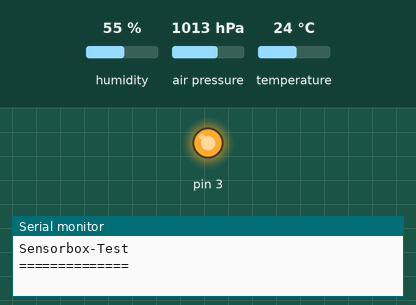
A sketch run on a simulated Arduino Uno, built with avr-gcc and run on an emulated ATmega328P. Parts: output pins drawn as LEDs (lit = HIGH), the last lines printed to the serial monitor. The inputs (shaded band) are chosen by the test bench; at power-on: humidity 55 %, air pressure 1013 hPa, temperature 24 °C.

Above: at 0.2 s.
At 30.5 s:
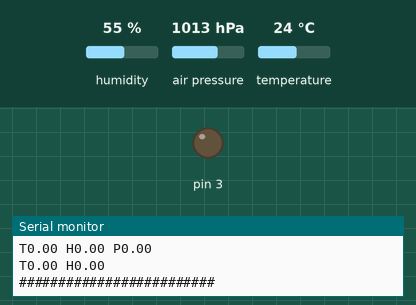
Timing chart, 0 to 78.7 s (numbered marks = the images above):
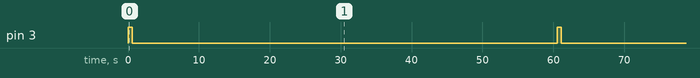

Measured:
- by itself, pin 3: alternates HIGH for 0.57 s and LOW for 60.0 s

The sketch:

finalskript.ino
```cpp
#include <Wire.h>
#include <Adafruit_Sensor.h>
#include <Adafruit_BME280.h> // https://github.com/adafruit/Adafruit_BME280_Library
#include "ClosedCube_HDC1080.h" // https://github.com/closedcube/ClosedCube_HDC1080_Arduino/

#define MEASURECOUNT 8
#define DELAY 10

Adafruit_BME280 bme_innen;
Adafruit_BME280 bme_aussen;

ClosedCube_HDC1080 hdc1080;

//BME
float temp_i[MEASURECOUNT];
float temp_a[MEASURECOUNT];

float hum_i[MEASURECOUNT];
float hum_a[MEASURECOUNT];

float pres_i[MEASURECOUNT];
float pres_a[MEASURECOUNT];

//HDC1080
float temp_hdc[MEASURECOUNT];
float hum_hdc[MEASURECOUNT];

//Mittelwert
float m_temp_i = 0.0;
float m_hum_i= 0.0;

float m_temp_a = 0.0;
float m_hum_a = 0.0;

float m_temp_hdc = 0.0;
float m_hum_hdc = 0.0;

float m_pres_i = 0.0;
float m_pres_a = 0.0;

//StdDev
float std_temp_i = 0.0;
float std_hum_i= 0.0;

float std_temp_a = 0.0;
float std_hum_a = 0.0;

float std_temp_hdc = 0.0;
float std_hum_hdc = 0.0;

float std_pres_i = 0.0;
float std_pres_a = 0.0;


int i = 0;

void setup() {
    Serial.begin(115200);
    while(!Serial);
    Serial.println("Sensorbox-Test");
    Serial.println("==============");

    unsigned status;
    bme_innen.begin(0x77);
    bme_aussen.begin(0x76);

    hdc1080.begin(0x40);

    Serial.println();
    pinMode(3,OUTPUT);
}

void loop() {
    delay(DELAY);
    digitalWrite(3, HIGH); // DEBUG
    temp_hdc[i] = (hdc1080.readTemperature());
    hum_hdc[i]  = (hdc1080.readHumidity());
    digitalWrite(3, LOW); // DEBUG
    temp_i[i] = (bme_innen.readTemperature());
    temp_a[i] = (bme_aussen.readTemperature());
    digitalWrite(3, HIGH); // DEBUG
    hum_i[i] = (bme_innen.readHumidity());
    hum_a[i] = (bme_aussen.readHumidity());
    digitalWrite(3, LOW); // DEBUG
    pres_i[i] = (bme_innen.readPressure() / 100.0F);
    pres_a[i] = (bme_aussen.readPressure() / 100.0F);
    digitalWrite(3, HIGH); // DEBUG
    delay(10); // DEBUG
    digitalWrite(3, LOW); // DEBUG
    i++;
    // check, if the measurement-queue is full. If this is the case start working with them.
    if(i==MEASURECOUNT){
      m_temp_i = 0;
      m_temp_a = 0;
      m_hum_a = 0;
      m_hum_i = 0;

      m_temp_hdc = 0;
      m_hum_hdc = 0;

      // calculate mean of measurement-queue/series
      for(int j = 0; j <= MEASURECOUNT-1;j++){
        // TODO for later applications:
        // Handle obvious mis-measurements like 0xFF- or sticky-Data-Registers
        m_temp_i += temp_i[j];
        m_temp_a += temp_a[j];
        m_hum_a += hum_a[j];
        m_hum_i += hum_i[j];
        m_pres_a += pres_a[j];
        m_pres_i += pres_i[j];

        m_temp_hdc += temp_hdc[j];
        m_hum_hdc += hum_hdc[j];
      }

      m_temp_i = m_temp_i/MEASURECOUNT;
      m_temp_a = m_temp_a/MEASURECOUNT;
      m_hum_a =  m_hum_a/MEASURECOUNT;
      m_hum_i =  m_hum_i/MEASURECOUNT;
      m_pres_a = m_pres_a/MEASURECOUNT;
      m_pres_i = m_pres_i/MEASURECOUNT;

      m_temp_hdc = m_temp_hdc/MEASURECOUNT;
      m_hum_hdc = m_hum_hdc/MEASURECOUNT;

      // calculate STD-DEViation
      for(int j = 0; j <= MEASURECOUNT-1;j++){
        std_temp_i += pow(m_temp_i - temp_i[j], 2);
        std_temp_a += pow(m_temp_a - temp_a[j], 2);
        std_hum_a += pow(m_hum_a - hum_a[j], 2);
        std_hum_i += pow(m_hum_i - hum_i[j], 2);
        std_pres_a += pow(m_pres_a - pres_a[j], 2);
        std_pres_i += pow(m_pres_i - pres_i[j], 2);
        std_temp_hdc += pow(m_temp_hdc - temp_hdc[j], 2);
        std_hum_hdc += pow(m_hum_hdc - hum_hdc[j], 2);
      }

      std_temp_i = sqrt(std_temp_i / MEASURECOUNT);
      std_temp_a = sqrt(std_temp_a / MEASURECOUNT);
      std_hum_i = sqrt(std_hum_i / MEASURECOUNT);
      std_hum_a = sqrt(std_hum_a / MEASURECOUNT);
      std_pres_i = sqrt(std_pres_i / MEASURECOUNT);
      std_pres_a = sqrt(std_pres_a / MEASURECOUNT);

      std_temp_hdc = sqrt(std_temp_hdc / MEASURECOUNT);
      std_hum_hdc = sqrt(std_temp_hdc / MEASURECOUNT);

      // ouptut the data
      Serial.print("Temp Inn=");
      Serial.print(m_temp_i);
      Serial.print(" Hudy Inn=");
      Serial.print(m_hum_i);
      Serial.print(" Pres Inn=");
      Serial.println(m_pres_i);

      Serial.print("Temp Auß=");
      Serial.print(m_temp_a);
      Serial.print(" Hudy Auß=");
      Serial.print(m_hum_a);
      Serial.print(" Pres Auß=");
      Serial.println(m_pres_a);

      Serial.print("Temp HDC=");
      Serial.print(m_temp_hdc);
      Serial.print(" Hudy HDC=");
      Serial.println(m_hum_hdc);

      Serial.println("-------------------------");
      Serial.print("T");
      Serial.print(std_temp_i);
      Serial.print(" H");
      Serial.print(std_hum_i);
      Serial.print(" P");
      Serial.print(std_pres_i);
      Serial.println();
      Serial.print("T");
      Serial.print(std_temp_a);
      Serial.print(" H");
      Serial.print(std_hum_a);
      Serial.print(" P");
      Serial.print(std_pres_a);
      Serial.println();
      Serial.print("T");
      Serial.print(std_temp_hdc);
      Serial.print(" H");
      Serial.print(std_hum_hdc);
      Serial.println();
      Serial.println("#########################");
      Serial.println();
      Serial.println();
      delay(60000);
      i = 0;
    }
}
```
